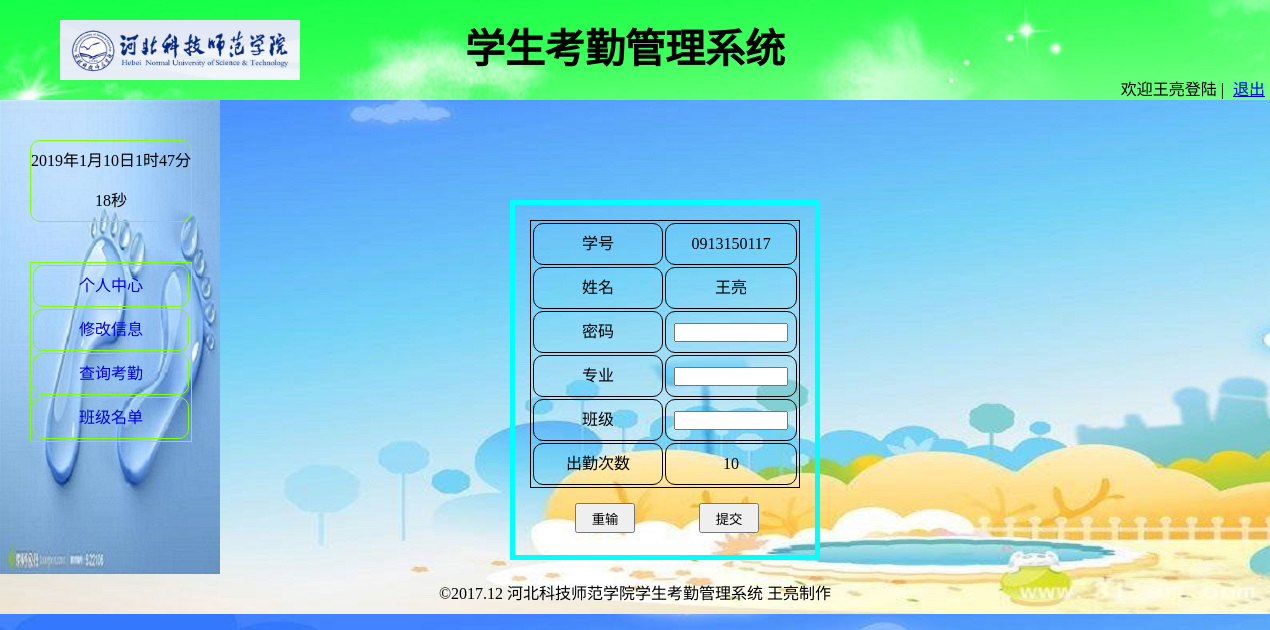
Screenshot of /PHPZY/stu-xg.php (signed in) with the database file from the repository.
### tables this page shows
CREATE TABLE `stu` (
  `id` int(20) NOT NULL,
  `sid` varchar(11) NOT NULL COMMENT '学号',
  `uname` varchar(50) NOT NULL COMMENT '姓名',
  `upass` varchar(50) NOT NULL COMMENT '密码',
  `maj` varchar(50) NOT NULL COMMENT '专业',
  `class` varchar(10) NOT NULL COMMENT '班级',
  `cq` varchar(20) NOT NULL COMMENT '出勤次数'
);

### PHPZY/stu-xg.php (the view, shortened to what this page needs)
<?php
$uname=$_SESSION['name'];
$res=mysql_query("SELECT * FROM `stu` WHERE `uname` = '".$uname."'");
while ($rs=mysql_fetch_assoc($res)){
    $str="<tr>
            <td>学号</td>
            <td>".$rs['sid']."</td>
        </tr>
        <tr>
            <td>姓名</td>
            <td>".$rs['uname']."</td>
        </tr>
        <tr>
            <td>密码</td>
            <td><input type='text' style='width:110px;height=20px ' name='upass'></td>
        </tr>
        <tr>
            <td>专业</td>
            <td><input type='text' style='width:110px;height=20px ' name='maj'></td>
        </tr>
         <tr>
            <td>班级</td>
            <td><input type='text' style='width:110px;height=20px ' name='class'></td>
        </tr>
         <tr>
            <td>出勤次数</td>
            <td>".$rs['cq']."</td>
        </tr>
        ";
}
?>
<!doctype html>
<html lang="en">
<head>
    <link rel="stylesheet" href="css/main.css">
</head>
<body style="background-image: url('images/denglu.jpg')">
<div class="myhead">
    <div class="header-l"><img src="images/xx.png"></div>
    <div class="header-c"><p><b>学生考勤管理系统</b></p></div>
    <div class="header-r">
        <ul>
            <li><a href="login.html">退出</a></li>
            <li><?php echo "欢迎".$uname."登陆"?>&nbsp|&nbsp </li>
        </ul>
    </div>
</div>
<div class="body-l">
    <div class="body-l-t" id="clock"></div>
    <div class="body-l-b">
        <table>
            <tr><td><a href="index.php">个人中心</a></td></tr>
            <tr><td><a href="stu-xg.php">修改信息</a></td></tr>
            <tr><td><a href="stu-cu.php">查询考勤</a></td></tr>
            <tr><td><a href="stu-md.php">班级名单</a></td></tr>
        </table>
    </div>
</div>
<div class="body-r">
    <div>
        <form>
        <table style="margin: 15px">
            <?php echo $str ;?>
        </table>
            <input type="reset" value="重输" class="input">
            <a href="stu-xg.php" style=" text-decoration: none"><input type="submit" value="提交" class="input"></a>
        </form>
    </div>
</div>
<div class="myfoot"><p>©2017.12 河北科技师范学院学生考勤管理系统  王亮制作</p></div>
</body>
</html>

### PHPZY/css/main.css (style rules this page uses)
* { margin: 0; padding: 0; }
.myhead { height: 100px; background-color: red; background-image: url("../images/sidebar.png"); }
.header-l { width: 350px; float: left; }
.header-l img { width: 240px; height: 60px; margin-left: 60px; margin-top: 20px; }
.header-c { width: 550px; float: left; }
.header-c p { line-height: 100px; text-align: center; font-size: 40px; }
.header-r { height: 100px; float: left; float: right; }
.header-r ul li { list-style: none; float: right; margin-top: 76px; margin-right: 5px; }
.body-l { width: 220px; height: 474px; background-color: aqua; float: left; background-image: url("../images/bei2.png"); }
.body-l-t { width: 160px; height: 80px; border: 1px solid chartreuse; margin-left: 30px; margin-top:40px ; line-height: 40px; text-align: center; border-radius: 10px; }
.body-l-b { width: 160px; height: 178px; border: 1px solid chartreuse; margin-left: 30px; margin-top:40px ; }
.body-l-b tr td { width: 160px; height: 40px; border: 1px solid chartreuse; line-height: 40px; text-align: center; border-radius: 10px; }
.body-l-b tr td a { text-decoration: none; }
.body-r { height: 474px; width:1040px; margin-left: 220px; position: absolute; top: 100px; }
.body-r div { width: 262px; height: 268px; margin-left: 300px; margin-top: 100px; }
.body-r div table { border: 1px solid black }
.body-r div tr td { width: 130px; height: 15px; border:1px solid black ; line-height: 40px; text-align: center; border-radius: 10px; boder-collapse:collapse }
.body-r form { width: 300px; height: 350px; border: 5px solid aqua; margin-left: -10px; margin-top: 0px; float: left; }
.body-r .input { width: 60px; height: 30px; margin-left: 60px; }
.myfoot { height: 40px; margin-top: 474px; }
.myfoot p { line-height: 40px; text-align: center; }

### rows the page displays
stu: sid "0913150117", uname "王亮", cq "10"

### other values shown
$uname "王亮"
